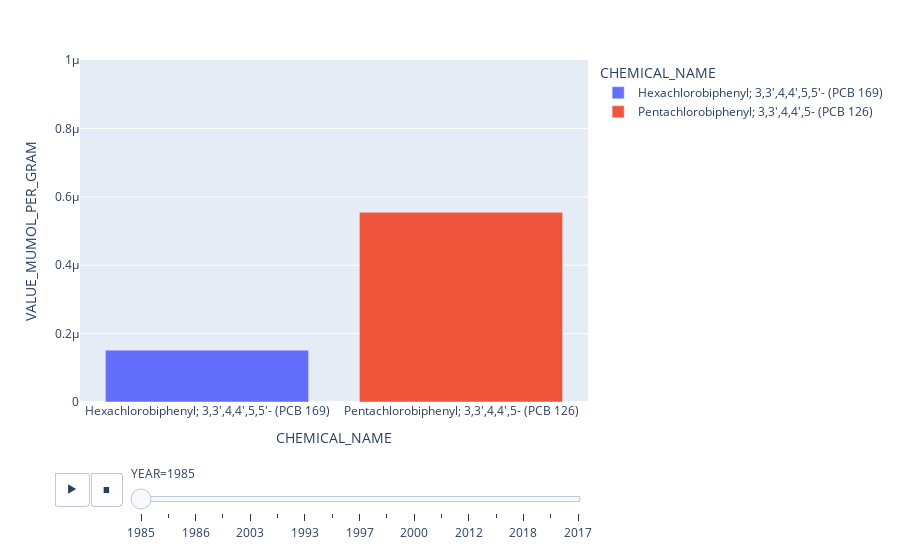

Here is the notebook cell this chart was saved with:
### Code cell
fig = px.bar(converted_data, x="CHEMICAL_NAME", y="VALUE_MUMOL_PER_GRAM", color="CHEMICAL_NAME",
  animation_frame="YEAR", animation_group="CHEMICAL_NAME", range_y=[0, 0.000001])
fig.show()

### Figure 1 — Plotly figure (JSON) as saved in the notebook; plotly's stock layout.template omitted (floating-point values rounded to 4 significant figures)
{"data": [{"alignmentgroup": "True", "hovertemplate": "CHEMICAL_NAME=%{x}<br>YEAR=1985<br>VALUE_MUMOL_PER_GRAM=%{y}<extra></extra>", "ids": ["Hexachlorobiphenyl; 3,3',4,4',5,5'- (PCB 169)", "Hexachlorobiphenyl; 3,3',4,4',5,5'- (PCB 169)", "Hexachlorobiphenyl; 3,3',4,4',5,5'- (PCB 169)", "Hexachlorobiphenyl; 3,3',4,4',5,5'- (PCB 169)", "Hexachlorobiphenyl; 3,3',4,4',5,5'- (PCB 169)", "Hexachlorobiphenyl; 3,3',4,4',5,5'- (PCB 169)", "Hexachlorobiphenyl; 3,3',4,4',5,5'- (PCB 169)", "Hexachlorobiphenyl; 3,3',4,4',5,5'- (PCB 169)", "Hexachlorobiphenyl; 3,3',4,4',5,5'- (PCB 169)", "Hexachlorobiphenyl; 3,3',4,4',5,5'- (PCB 169)", "Hexachlorobiphenyl; 3,3',4,4',5,5'- (PCB 169)", "Hexachlorobiphenyl; 3,3',4,4',5,5'- (PCB 169)"], "legendgroup": "Hexachlorobiphenyl; 3,3',4,4',5,5'- (PCB 169)", "marker": {"color": "#636efa", "pattern": {"shape": ""}}, "name": "Hexachlorobiphenyl; 3,3',4,4',5,5'- (PCB 169)", "offsetgroup": "Hexachlorobiphenyl; 3,3',4,4',5,5'- (PCB 169)", "orientation": "v", "showlegend": true, "textposition": "auto", "type": "bar", "x": ["Hexachlorobiphenyl; 3,3',4,4',5,5'- (PCB 169)", "Hexachlorobiphenyl; 3,3',4,4',5,5'- (PCB 169)", "Hexachlorobiphenyl; 3,3',4,4',5,5'- (PCB 169)", "Hexachlorobiphenyl; 3,3',4,4',5,5'- (PCB 169)", "Hexachlorobiphenyl; 3,3',4,4',5,5'- (PCB 169)", "Hexachlorobiphenyl; 3,3',4,4',5,5'- (PCB 169)", "Hexachlorobiphenyl; 3,3',4,4',5,5'- (PCB 169)", "Hexachlorobiphenyl; 3,3',4,4',5,5'- (PCB 169)", "Hexachlorobiphenyl; 3,3',4,4',5,5'- (PCB 169)", "Hexachlorobiphenyl; 3,3',4,4',5,5'- (PCB 169)", "Hexachlorobiphenyl; 3,3',4,4',5,5'- (PCB 169)", "Hexachlorobiphenyl; 3,3',4,4',5,5'- (PCB 169)"], "xaxis": "x", "y": [1.516e-07, 1.247e-07, 1.083e-07, 1.047e-07, 3.298e-07, 8.95e-08, 1.183e-07, 1.28e-07, 1.294e-07, 2.555e-07, 2.61e-07, 1.028e-07], "yaxis": "y"}, {"alignmentgroup": "True", "hovertemplate": "CHEMICAL_NAME=%{x}<br>YEAR=1985<br>VALUE_MUMOL_PER_GRAM=%{y}<extra></extra>", "ids": ["Pentachlorobiphenyl; 3,3',4,4',5- (PCB 126)", "Pentachlorobiphenyl; 3,3',4,4',5- (PCB 126)", "Pentachlorobiphenyl; 3,3',4,4',5- (PCB 126)", "Pentachlorobiphenyl; 3,3',4,4',5- (PCB 126)", "Pentachlorobiphenyl; 3,3',4,4',5- (PCB 126)", "Pentachlorobiphenyl; 3,3',4,4',5- (PCB 126)", "Pentachlorobiphenyl; 3,3',4,4',5- (PCB 126)", "Pentachlorobiphenyl; 3,3',4,4',5- (PCB 126)", "Pentachlorobiphenyl; 3,3',4,4',5- (PCB 126)", "Pentachlorobiphenyl; 3,3',4,4',5- (PCB 126)", "Pentachlorobiphenyl; 3,3',4,4',5- (PCB 126)", "Pentachlorobiphenyl; 3,3',4,4',5- (PCB 126)"], "legendgroup": "Pentachlorobiphenyl; 3,3',4,4',5- (PCB 126)", "marker": {"color": "#EF553B", "pattern": {"shape": ""}}, "name": "Pentachlorobiphenyl; 3,3',4,4',5- (PCB 126)", "offsetgroup": "Pentachlorobiphenyl; 3,3',4,4',5- (PCB 126)", "orientation": "v", "showlegend": true, "textposition": "auto", "type": "bar", "x": ["Pentachlorobiphenyl; 3,3',4,4',5- (PCB 126)", "Pentachlorobiphenyl; 3,3',4,4',5- (PCB 126)", "Pentachlorobiphenyl; 3,3',4,4',5- (PCB 126)", "Pentachlorobiphenyl; 3,3',4,4',5- (PCB 126)", "Pentachlorobiphenyl; 3,3',4,4',5- (PCB 126)", "Pentachlorobiphenyl; 3,3',4,4',5- (PCB 126)", "Pentachlorobiphenyl; 3,3',4,4',5- (PCB 126)", "Pentachlorobiphenyl; 3,3',4,4',5- (PCB 126)", "Pentachlorobiphenyl; 3,3',4,4',5- (PCB 126)", "Pentachlorobiphenyl; 3,3',4,4',5- (PCB 126)", "Pentachlorobiphenyl; 3,3',4,4',5- (PCB 126)", "Pentachlorobiphenyl; 3,3',4,4',5- (PCB 126)"], "xaxis": "x", "y": [5.545e-07, 6.035e-07, 5.024e-07, 3.921e-07, 8.608e-07, 3.125e-07, 3.492e-07, 5.484e-07, 4.534e-07, 9.037e-07, 5.514e-07, 3.024e-07], "yaxis": "y"}], "layout": {"barmode": "relative", "legend": {"title": {"text": "CHEMICAL_NAME"}, "tracegroupgap": 0}, "margin": {"t": 60}, "sliders": [{"active": 0, "currentvalue": {"prefix": "YEAR="}, "len": 0.9, "pad": {"b": 10, "t": 60}, "steps": [{"args": [["1985"], {"frame": {"duration": 0, "redraw": true}, "fromcurrent": true, "mode": "immediate", "transition": {"duration": 0, "easing": "linear"}}], "label": "1985", "method": "animate"}, {"args": [["1981"], {"frame": {"duration": 0, "redraw": true}, "fromcurrent": true, "mode": "immediate", "transition": {"duration": 0, "easing": "linear"}}], "label": "1981", "method": "animate"}, {"args": [["1986"], {"frame": {"duration": 0, "redraw": true}, "fromcurrent": true, "mode": "immediate", "transition": {"duration": 0, "easing": "linear"}}], "label": "1986", "method": "animate"}, {"args": [["1996"], {"frame": {"duration": 0, "redraw": true}, "fromcurrent": true, "mode": "immediate", "transition": {"duration": 0, "easing": "linear"}}], "label": "1996", "method": "animate"}, {"args": [["2003"], {"frame": {"duration": 0, "redraw": true}, "fromcurrent": true, "mode": "immediate", "transition": {"duration": 0, "easing": "linear"}}], "label": "2003", "method": "animate"}, {"args": [["1991"], {"frame": {"duration": 0, "redraw": true}, "fromcurrent": true, "mode": "immediate", "transition": {"duration": 0, "easing": "linear"}}], "label": "1991", "method": "animate"}, {"args": [["1993"], {"frame": {"duration": 0, "redraw": true}, "fromcurrent": true, "mode": "immediate", "transition": {"duration": 0, "easing": "linear"}}], "label": "1993", "method": "animate"}, {"args": [["1992"], {"frame": {"duration": 0, "redraw": true}, "fromcurrent": true, "mode": "immediate", "transition": {"duration": 0, "easing": "linear"}}], "label": "1992", "method": "animate"}, {"args": [["1997"], {"frame": {"duration": 0, "redraw": true}, "fromcurrent": true, "mode": "immediate", "transition": {"duration": 0, "easing": "linear"}}], "label": "1997", "method": "animate"}, {"args": [["1999"], {"frame": {"duration": 0, "redraw": true}, "fromcurrent": true, "mode": "immediate", "transition": {"duration": 0, "easing": "linear"}}], "label": "1999", "method": "animate"}, {"args": [["2000"], {"frame": {"duration": 0, "redraw": true}, "fromcurrent": true, "mode": "immediate", "transition": {"duration": 0, "easing": "linear"}}], "label": "2000", "method": "animate"}, {"args": [["2001"], {"frame": {"duration": 0, "redraw": true}, "fromcurrent": true, "mode": "immediate", "transition": {"duration": 0, "easing": "linear"}}], "label": "2001", "method": "animate"}, {"args": [["2012"], {"frame": {"duration": 0, "redraw": true}, "fromcurrent": true, "mode": "immediate", "transition": {"duration": 0, "easing": "linear"}}], "label": "2012", "method": "animate"}, {"args": [["2015"], {"frame": {"duration": 0, "redraw": true}, "fromcurrent": true, "mode": "immediate", "transition": {"duration": 0, "easing": "linear"}}], "label": "2015", "method": "animate"}, {"args": [["2018"], {"frame": {"duration": 0, "redraw": true}, "fromcurrent": true, "mode": "immediate", "transition": {"duration": 0, "easing": "linear"}}], "label": "2018", "method": "animate"}, {"args": [["2019"], {"frame": {"duration": 0, "redraw": true}, "fromcurrent": true, "mode": "immediate", "transition": {"duration": 0, "easing": "linear"}}], "label": "2019", "method": "animate"}, {"args": [["2017"], {"frame": {"duration": 0, "redraw": true}, "fromcurrent": true, "mode": "immediate", "transition": {"duration": 0, "easing": "linear"}}], "label": "2017", "method": "animate"}], "x": 0.1, "xanchor": "left", "y": 0, "yanchor": "top"}], "updatemenus": [{"buttons": [{"args": [null, {"frame": {"duration": 500, "redraw": true}, "fromcurrent": true, "mode": "immediate", "transition": {"duration": 500, "easing": "linear"}}], "label": "&#9654;", "method": "animate"}, {"args": [[null], {"frame": {"duration": 0, "redraw": true}, "fromcurrent": true, "mode": "immediate", "transition": {"duration": 0, "easing": "linear"}}], "label": "&#9724;", "method": "animate"}], "direction": "left", "pad": {"r": 10, "t": 70}, "showactive": false, "type": "buttons", "x": 0.1, "xanchor": "right", "y": 0, "yanchor": "top"}], "xaxis": {"anchor": "y", "categoryarray": ["Hexachlorobiphenyl; 3,3',4,4',5,5'- (PCB 169)", "Pentachlorobiphenyl; 3,3',4,4',5- (PCB 126)"], "categoryorder": "array", "domain": [0, 1], "title": {"text": "CHEMICAL_NAME"}}, "yaxis": {"anchor": "x", "domain": [0, 1], "range": [0, 1e-06], "title": {"text": "VALUE_MUMOL_PER_GRAM"}}}}
